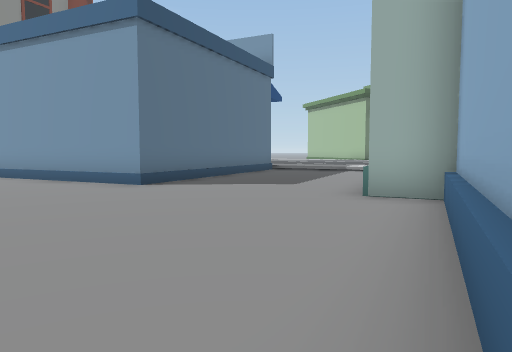
view 1 (above)

24 first-person views from a walk through a Unity game level. The camera is 1.4 m above the floor, tilts 4° down and sees 70° across. The floor is counted in squares, 2 m on a side. Each view is taken from the middle of a square. On the plan, view 1 faces up. The plan holds only what a view shows up to about 11 squares ahead; the rest is blank. The place goes on beyond the plan. Some animated figures are not drawn.

view 2
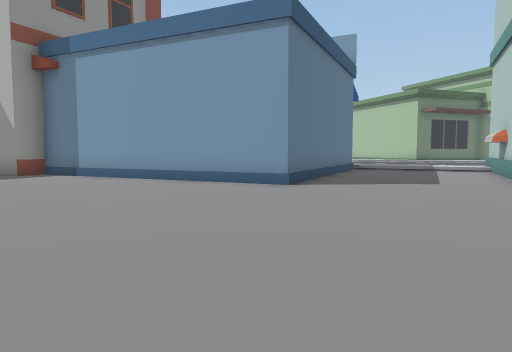

view 3
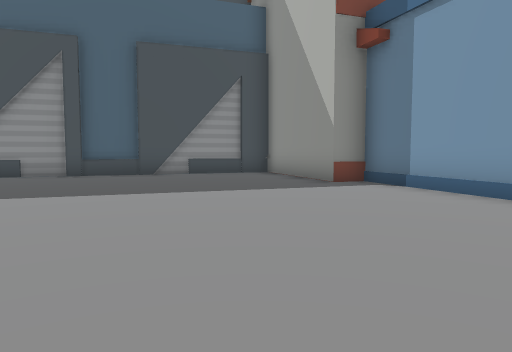

view 4
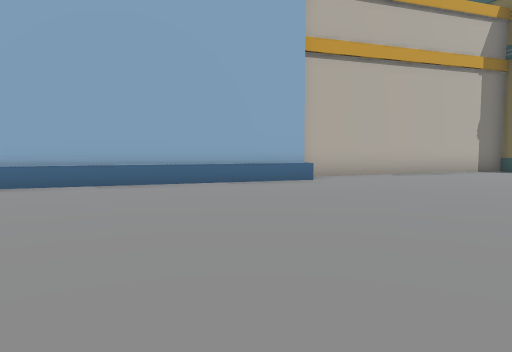

view 5
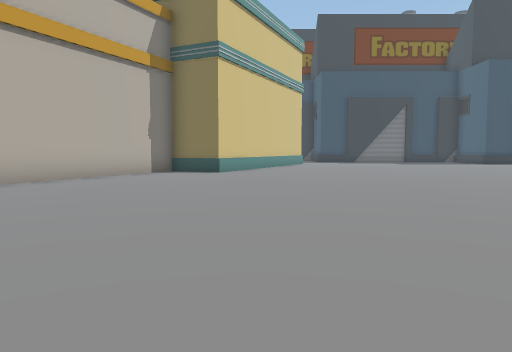

view 6
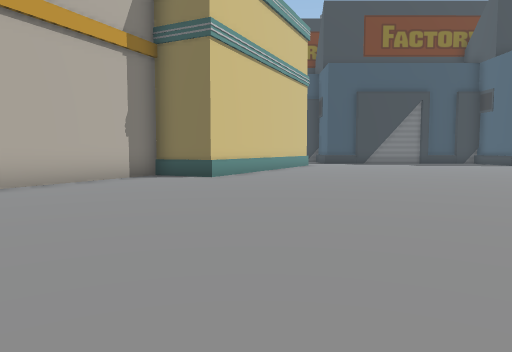

view 7
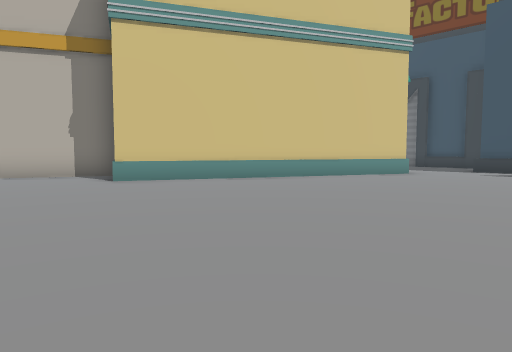

view 8
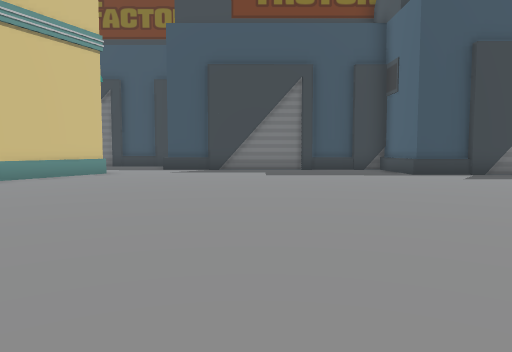

view 9
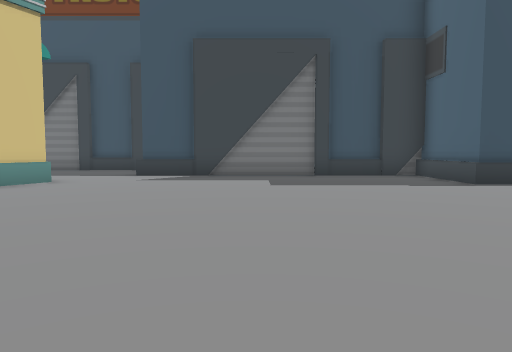

view 10
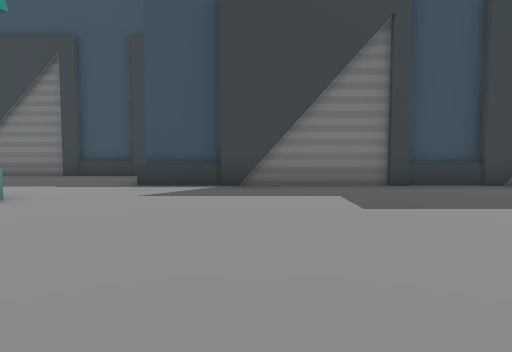

view 11
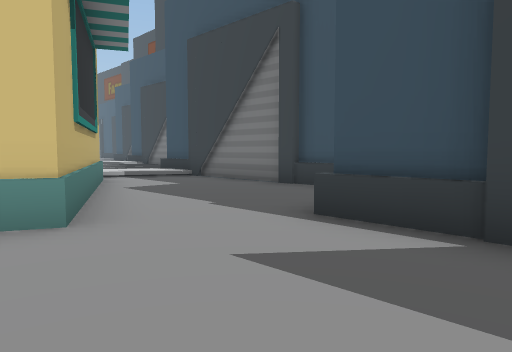

view 12
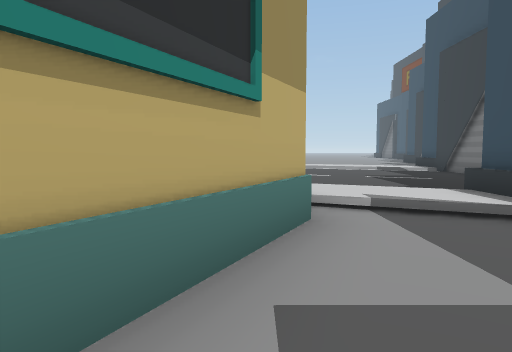

view 13
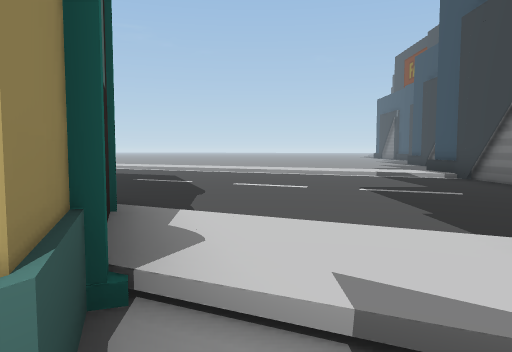

view 14
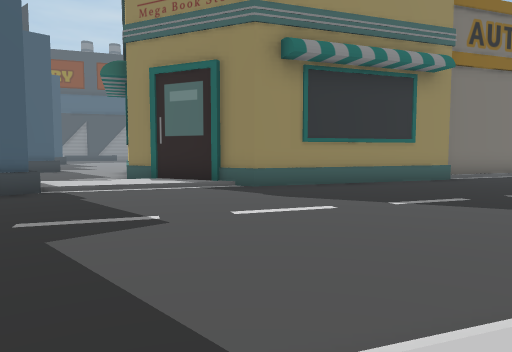

view 15
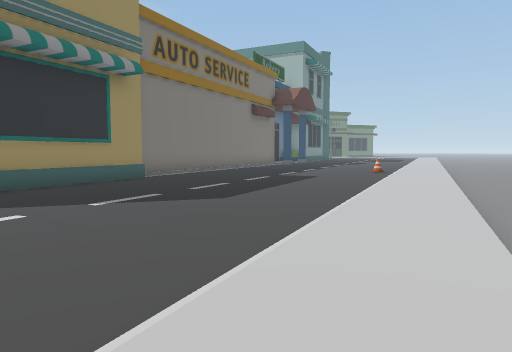

view 16
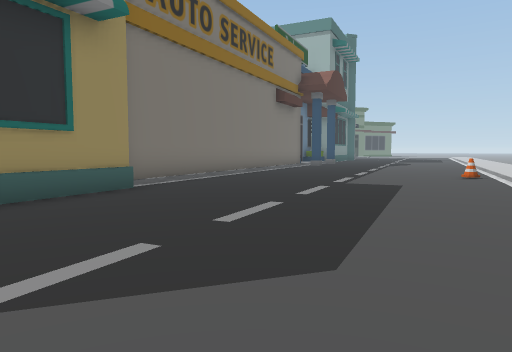

view 17
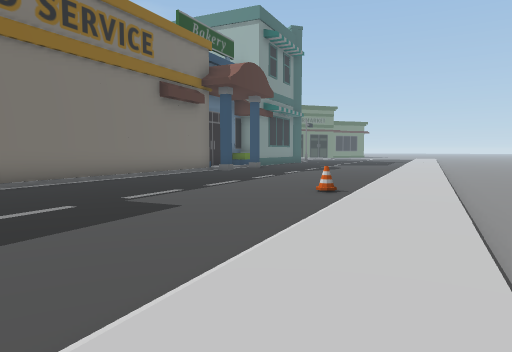

view 18
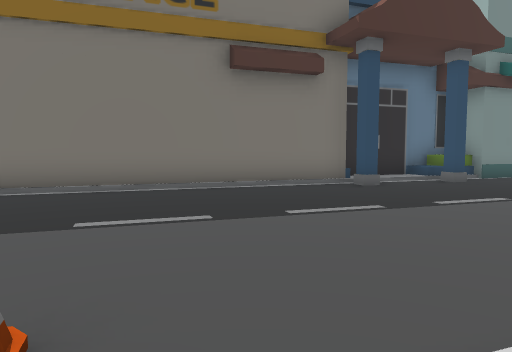

view 19
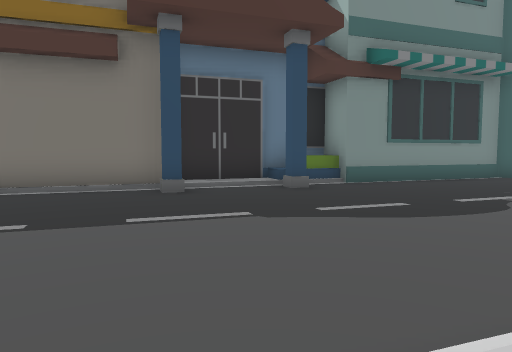

view 20
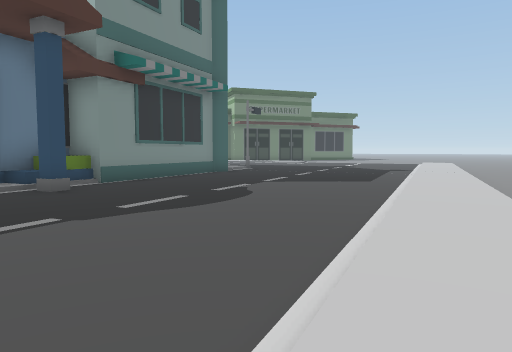

view 21
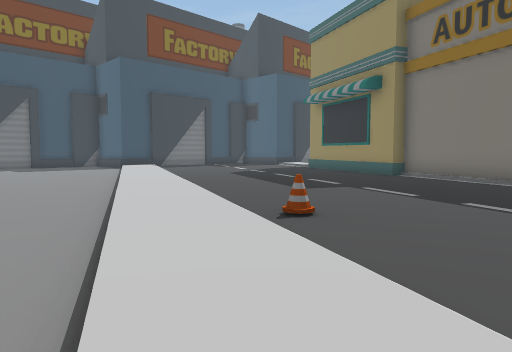

view 22
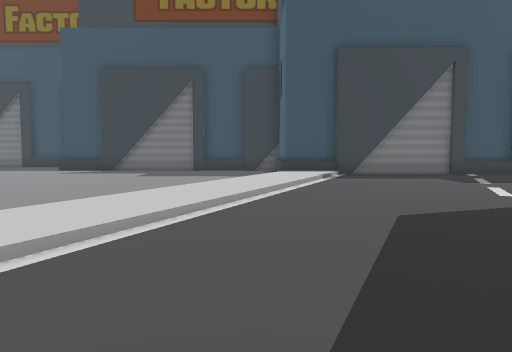

view 23
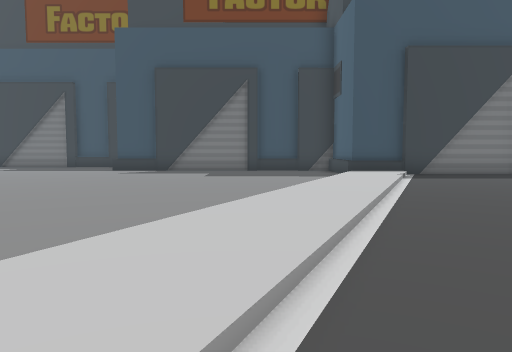

view 24
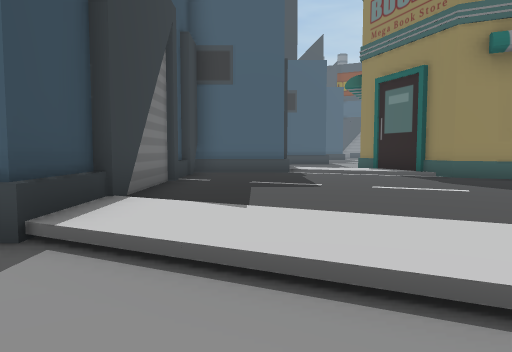

### Floor plan
Key: @ floor where view 1 was taken; # wall or solid block; . main floor; : floor 0.25 m higher than the main floor; + floor 0.75 m higher than the main floor; / step, stairs or slope; ^ raised ledge; C chair; O other object.
Columns run from 20 left of view 1 to 14 right of it. Each row starts with its distance up from view 1.
 11         ## ##      #.....#
 10       #...^.###   ##....C
  9      #........#####.....#
  8      #...........##....
  7     #..................        ^
  6    ##.................#        #.
  5    #...................#      #..
  4        ...............#^      #....
  3             ..........#     ##.....
  2              ........#^    ###.....
  1             .........#     #+......
  0             ........@#    ##/#.....
 -1            .........#     #:.......
 -2           ..........#     ###......
 -3           ..........#     #........
 -4          ...........#     #......./
 -5        ............##    #........:
 -6       .............#     #......./:
 -7      .............##    #/.......:/
 -8      .............#     #......./:/
 -9     ...........####    #/.......:/.
-10    ............# ^     #......O/:/.
-11    ...........#       #/.......:/.
-12   ............#       #......./:/.
-13  ............#        #.......::..
-14  ............#       #......./:/..
-15 ............^        #......./:...
-16 ###.........##      ^^....../:/..
-17   #...........##   ##......./:...
-18   #.............###:......./:/....
-19   #########.......:/......./:.....
-20            ....../:........:/......
-21            ########......./:.......
-22                   #.......:/.......
-23                   #....../:........
-24                   #########........

Where each view was taken, in squares from view 1:
view 1: 0 up, 0 right, facing up
view 2: 0 up, 3 left, facing up
view 3: 3 up, 5 left, facing up-left
view 4: 5 up, 6 left, facing down-right
view 5: 3 up, 6 left, facing down
view 6: 1 up, 6 left, facing down
view 7: 5 down, 13 left, facing down-right
view 8: 5 down, 13 left, facing down
view 9: 8 down, 13 left, facing down
view 10: 11 down, 12 left, facing down
view 11: 15 down, 12 left, facing down-right
view 12: 18 down, 7 left, facing right
view 13: 19 down, 4 left, facing right
view 14: 23 down, 6 right, facing up-left
view 15: 23 down, 6 right, facing up
view 16: 19 down, 5 right, facing up
view 17: 17 down, 9 right, facing up
view 18: 10 down, 12 right, facing up-left
view 19: 6 down, 14 right, facing up-left
view 20: 7 down, 13 right, facing up
view 21: 7 down, 14 right, facing down-left
view 22: 13 down, 7 right, facing down
view 23: 13 down, 9 right, facing down
view 24: 22 down, 9 right, facing left
